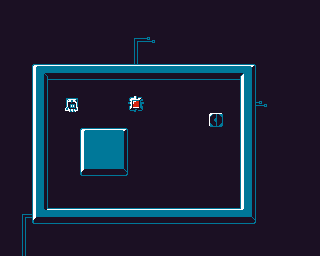

This is a level from a 2D game, rendered from its Tiled map with the project's own tilesets. A one-line summary and the complete map file follow:
An orthogonal 20x16 tile map with 16x16 px tiles, 5 tile layers (background, level, cables, items, ...).

<map version="1.2" tiledversion="2018.11.13" orientation="orthogonal" renderorder="right-down" width="20" height="16" tilewidth="16" tileheight="16" infinite="0" nextlayerid="6" nextobjectid="1">
 <tileset firstgid="1" source="tileset.tsx" />
 <layer id="2" name="background" width="20" height="16">
  <data encoding="csv">
15,15,15,15,15,15,15,15,15,15,15,15,15,15,15,15,15,15,15,15,
15,15,15,15,15,15,15,15,15,15,15,15,15,15,15,15,15,15,15,15,
15,15,15,15,15,15,15,15,6,7,15,15,15,15,15,15,15,15,15,15,
15,15,15,15,15,15,15,15,14,15,15,15,15,15,15,15,15,15,15,15,
15,15,15,15,15,15,15,15,15,15,15,15,15,15,15,15,15,15,15,15,
15,15,15,15,15,15,15,15,15,15,15,15,15,15,15,15,15,15,15,15,
15,15,15,15,8,15,15,15,15,15,15,15,15,15,15,15,7,15,15,15,
15,15,15,15,15,15,15,15,15,15,15,15,15,15,15,15,15,15,15,15,
15,15,15,15,15,15,15,15,15,15,15,15,15,15,15,15,15,15,15,15,
15,15,15,15,15,15,15,15,15,15,15,15,15,15,15,15,15,15,15,15,
15,15,15,15,15,15,15,15,15,15,15,15,15,15,15,15,15,15,15,15,
15,15,15,15,15,15,15,15,15,15,15,15,15,15,15,15,15,15,15,15,
15,15,15,15,15,15,15,15,15,15,15,15,15,15,15,15,15,15,15,15,
15,6,15,15,15,15,15,15,15,15,15,15,15,15,15,15,15,15,15,15,
15,14,15,15,15,15,15,15,15,15,15,15,15,15,15,15,15,15,15,15,
15,14,15,15,15,15,15,15,15,15,15,15,15,15,15,15,15,15,15,15
</data>
 </layer>
 <layer id="1" name="level" width="20" height="16">
  <data encoding="csv">
0,0,0,0,0,0,0,0,0,0,0,0,0,0,0,0,0,0,0,0,
0,0,0,0,0,0,0,0,0,0,0,0,0,0,0,0,0,0,0,0,
0,0,0,0,0,0,0,0,0,0,0,0,0,0,0,0,0,0,0,0,
0,0,0,0,0,0,0,0,0,0,0,0,0,0,0,0,0,0,0,0,
0,0,25,26,26,26,26,26,26,26,26,26,26,26,26,27,0,0,0,0,
0,0,33,0,0,0,0,0,0,0,0,0,0,0,0,35,0,0,0,0,
0,0,33,0,0,0,0,0,0,0,0,0,0,0,0,35,0,0,0,0,
0,0,33,0,0,0,0,0,0,0,0,0,0,0,0,35,0,0,0,0,
0,0,33,0,0,1,2,3,0,0,0,0,0,0,0,35,0,0,0,0,
0,0,33,0,0,9,10,11,0,0,0,0,0,0,0,35,0,0,0,0,
0,0,33,0,0,17,18,19,0,0,0,0,0,0,0,35,0,0,0,0,
0,0,33,0,0,0,0,0,0,0,0,0,0,0,0,35,0,0,0,0,
0,0,33,0,0,0,0,0,0,0,0,0,0,0,0,35,0,0,0,0,
0,0,41,42,42,42,42,42,42,42,42,42,42,42,42,43,0,0,0,0,
0,0,0,0,0,0,0,0,0,0,0,0,0,0,0,0,0,0,0,0,
0,0,0,0,0,0,0,0,0,0,0,0,0,0,0,0,0,0,0,0
</data>
 </layer>
 <layer id="5" name="cables" width="20" height="16">
  <data encoding="csv">
0,0,0,0,0,0,0,0,0,0,0,0,0,0,0,0,0,0,0,0,
0,0,0,0,0,0,0,0,0,0,0,0,0,0,0,0,0,0,0,0,
0,0,0,0,0,0,0,0,0,0,0,0,0,0,0,0,0,0,0,0,
0,0,0,0,0,0,0,0,0,0,0,0,0,0,0,0,0,0,0,0,
0,0,0,0,0,0,0,0,0,0,0,0,0,0,0,0,0,0,0,0,
0,0,0,0,0,0,0,0,0,0,0,0,0,0,0,0,0,0,0,0,
0,0,0,0,0,0,0,0,0,0,0,0,0,0,0,0,0,0,0,0,
0,0,0,0,0,0,0,0,0,0,0,0,0,0,0,0,0,0,0,0,
0,0,0,0,0,0,0,0,0,0,0,0,0,0,0,0,0,0,0,0,
0,0,0,0,0,0,0,0,0,0,0,0,0,0,0,0,0,0,0,0,
0,0,0,0,0,0,0,0,0,0,0,0,0,0,0,0,0,0,0,0,
0,0,0,0,0,0,0,0,0,0,0,0,0,0,0,0,0,0,0,0,
0,0,0,0,0,0,0,0,0,0,0,0,0,0,0,0,0,0,0,0,
0,0,0,0,0,0,0,0,0,0,0,0,0,0,0,0,0,0,0,0,
0,0,0,0,0,0,0,0,0,0,0,0,0,0,0,0,0,0,0,0,
0,0,0,0,0,0,0,0,0,0,0,0,0,0,0,0,0,0,0,0
</data>
 </layer>
 <layer id="4" name="items" width="20" height="16">
  <data encoding="csv">
0,0,0,0,0,0,0,0,0,0,0,0,0,0,0,0,0,0,0,0,
0,0,0,0,0,0,0,0,0,0,0,0,0,0,0,0,0,0,0,0,
0,0,0,0,0,0,0,0,0,0,0,0,0,0,0,0,0,0,0,0,
0,0,0,0,0,0,0,0,0,0,0,0,0,0,0,0,0,0,0,0,
0,0,0,0,0,0,0,0,0,0,0,0,0,0,0,0,0,0,0,0,
0,0,0,0,0,0,0,0,0,0,0,0,0,0,0,0,0,0,0,0,
0,0,0,0,0,0,0,0,32,0,0,0,0,0,0,0,0,0,0,0,
0,0,0,0,0,0,0,0,0,0,0,0,0,16,0,0,0,0,0,0,
0,0,0,0,0,0,0,0,0,0,0,0,0,0,0,0,0,0,0,0,
0,0,0,0,0,0,0,0,0,0,0,0,0,0,0,0,0,0,0,0,
0,0,0,0,0,0,0,0,0,0,0,0,0,0,0,0,0,0,0,0,
0,0,0,0,0,0,0,0,0,0,0,0,0,0,0,0,0,0,0,0,
0,0,0,0,0,0,0,0,0,0,0,0,0,0,0,0,0,0,0,0,
0,0,0,0,0,0,0,0,0,0,0,0,0,0,0,0,0,0,0,0,
0,0,0,0,0,0,0,0,0,0,0,0,0,0,0,0,0,0,0,0,
0,0,0,0,0,0,0,0,0,0,0,0,0,0,0,0,0,0,0,0
</data>
 </layer>
 <layer id="3" name="player" width="20" height="16">
  <data encoding="csv">
0,0,0,0,0,0,0,0,0,0,0,0,0,0,0,0,0,0,0,0,
0,0,0,0,0,0,0,0,0,0,0,0,0,0,0,0,0,0,0,0,
0,0,0,0,0,0,0,0,0,0,0,0,0,0,0,0,0,0,0,0,
0,0,0,0,0,0,0,0,0,0,0,0,0,0,0,0,0,0,0,0,
0,0,0,0,0,0,0,0,0,0,0,0,0,0,0,0,0,0,0,0,
0,0,0,0,0,0,0,0,0,0,0,0,0,0,0,0,0,0,0,0,
0,0,0,0,23,0,0,0,0,0,0,0,0,0,0,0,0,0,0,0,
0,0,0,0,0,0,0,0,0,0,0,0,0,0,0,0,0,0,0,0,
0,0,0,0,0,0,0,0,0,0,0,0,0,0,0,0,0,0,0,0,
0,0,0,0,0,0,0,0,0,0,0,0,0,0,0,0,0,0,0,0,
0,0,0,0,0,0,0,0,0,0,0,0,0,0,0,0,0,0,0,0,
0,0,0,0,0,0,0,0,0,0,0,0,0,0,0,0,0,0,0,0,
0,0,0,0,0,0,0,0,0,0,0,0,0,0,0,0,0,0,0,0,
0,0,0,0,0,0,0,0,0,0,0,0,0,0,0,0,0,0,0,0,
0,0,0,0,0,0,0,0,0,0,0,0,0,0,0,0,0,0,0,0,
0,0,0,0,0,0,0,0,0,0,0,0,0,0,0,0,0,0,0,0
</data>
 </layer>
</map>